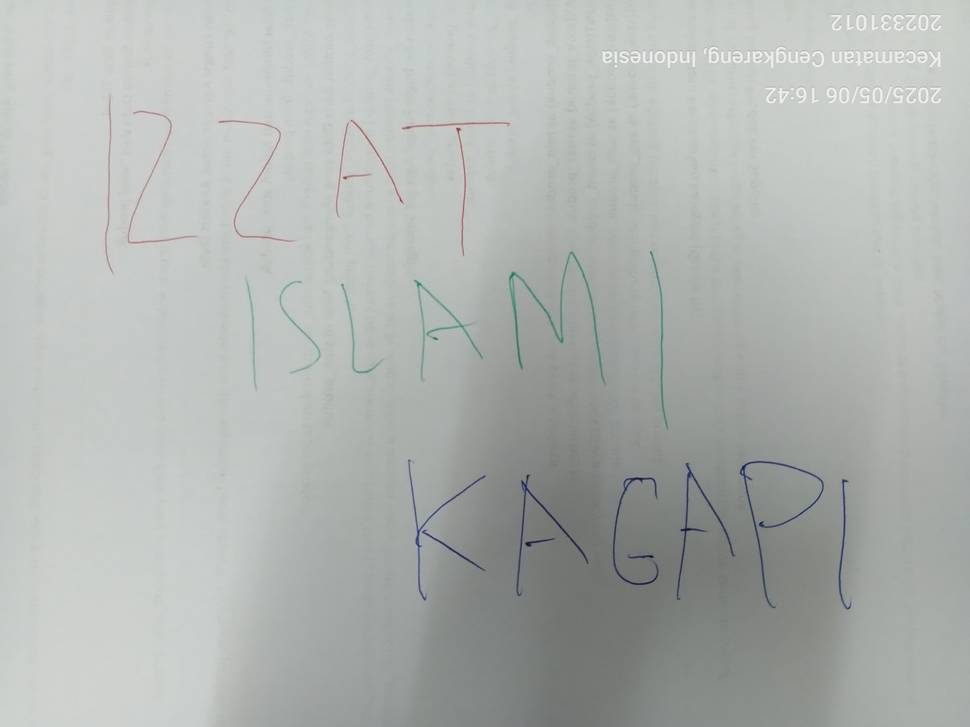
#> input picture UTS_202331012_A/asset/nama.jpg, 970 x 727 px, shrunk from 4064 x 3048 before the run
$ jupyter execute 'DETEKSI WARNA PADA CITRA.ipynb'
#> lines starting #> are read from the running program, lines starting #| are printed output that depends on the picture
## import library

[cell 1]
import cv2
import numpy as np
import matplotlib.pyplot as plt

## membaca gambar

[cell 2]
gambar = cv2.imread('asset/nama.jpg')
#> gambar is the input picture: shape (727, 970, 3); mean B, G, R 177.3, 180.2, 175.9

## citra asli

[cell 3]
gambar_rgb = cv2.cvtColor(gambar, cv2.COLOR_BGR2RGB)

colors = ('r', 'g', 'b')
channel_ids = (0, 1, 2)

plt.figure(figsize=(12, 5))

plt.subplot(1, 2, 1)
plt.imshow(gambar_rgb)
plt.title("Gambar Asli")
plt.axis('off')

plt.subplot(1, 2, 2)
for channel_id, color in zip(channel_ids, colors):
    histogram = cv2.calcHist([gambar], [channel_id], None, [256], [0, 256])
    plt.plot(histogram, color=color)
plt.title("Histogram RGB Gambar Asli")
plt.xlabel("Intensitas")
plt.ylabel("Jumlah Piksel")

plt.tight_layout()
plt.show()
#> figure, not shown here; panel 2: curve peaks at x = 200, y = 26933; panel 2: curve peaks at x = 205, y = 29883; panel 2: curve peaks at x = 197, y = 27927

## deteksi merah

[cell 4]
b, g, r = cv2.split(gambar)

merah_only = cv2.merge([np.zeros_like(b), np.zeros_like(g), r])
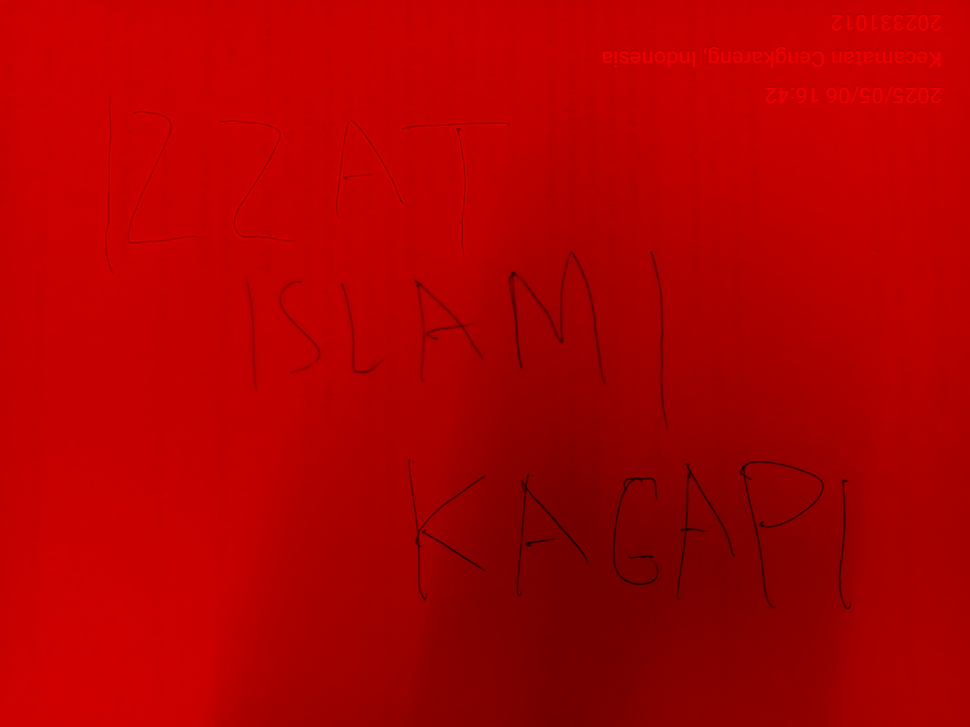
#> merah_only: shape (727, 970, 3); mean B, G, R 0, 0, 175.9

merah_gray = cv2.cvtColor(merah_only, cv2.COLOR_BGR2GRAY)
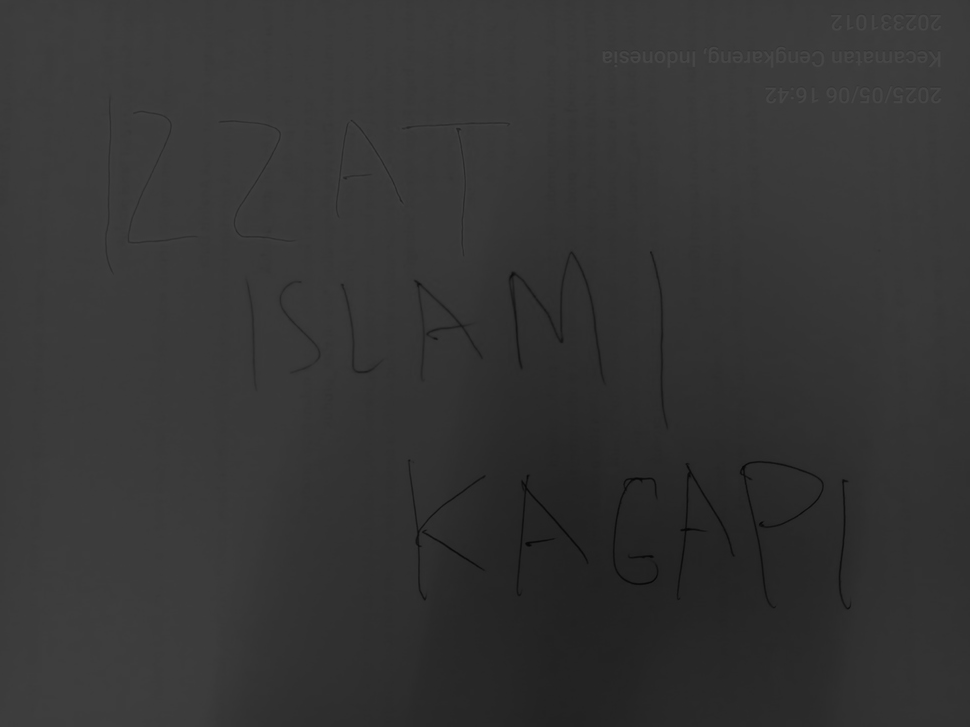
#> merah_gray: shape (727, 970); min 4, max 74, mean 52.6

plt.figure(figsize=(12, 5))

plt.subplot(1, 2, 1)
plt.imshow(merah_gray, cmap='gray')
plt.title("Deteksi Warna Merah")
plt.axis('off')

plt.subplot(1, 2, 2)
hist_merah = cv2.calcHist([merah_gray], [0], None, [256], [0, 256])
#> hist_merah = 256 values, max 90241 at index 60, min 0 at index 0, mean 2754.6
plt.plot(hist_merah, color='red')
plt.title("Histogram Deteksi Warna Merah")
plt.xlabel("Intensitas")
plt.ylabel("Jumlah Piksel")

plt.tight_layout()
plt.show()
#> figure, not shown here; panel 2: curve peaks at x = 60, y = 90241

## deteksi hijau

[cell 5]
b, g, r = cv2.split(gambar)

hijau_only = cv2.merge([np.zeros_like(b), g, np.zeros_like(r)])
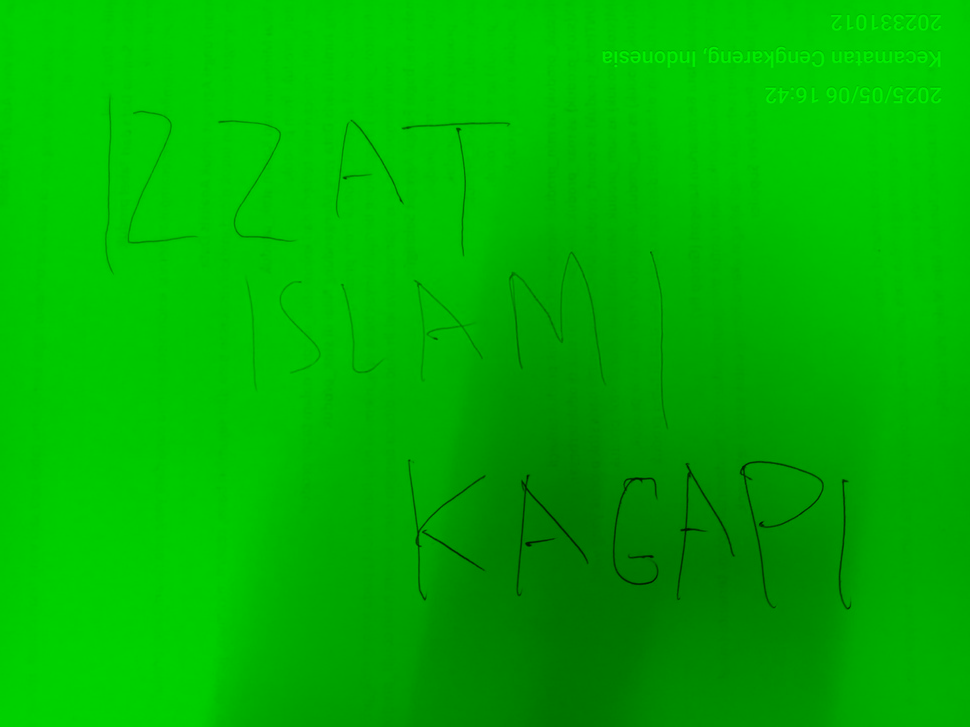
#> hijau_only: shape (727, 970, 3); mean B, G, R 0, 180.2, 0

hijau_gray = cv2.cvtColor(hijau_only, cv2.COLOR_BGR2GRAY)
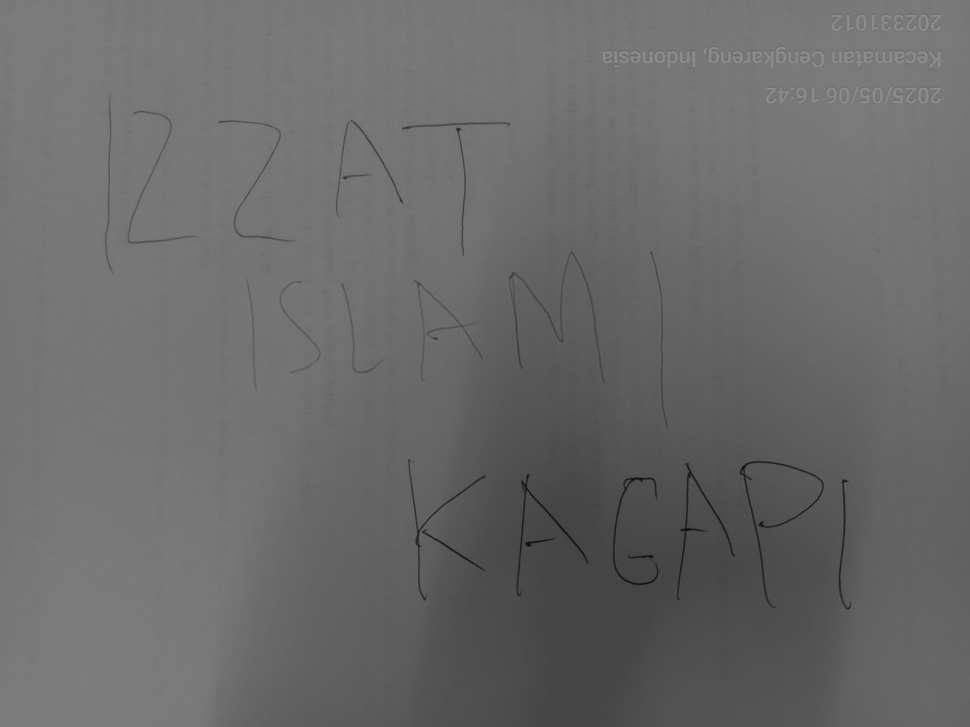
#> hijau_gray: shape (727, 970); min 10, max 147, mean 105.8

plt.figure(figsize=(12, 5))

plt.subplot(1, 2, 1)
plt.imshow(hijau_gray, cmap='gray')
plt.title("Deteksi Warna Hijau")
plt.axis('off')

plt.subplot(1, 2, 2)
hist_hijau = cv2.calcHist([hijau_gray], [0], None, [256], [0, 256])
#> hist_hijau = 256 values, max 58445 at index 120, min 0 at index 0, mean 2754.6
plt.plot(hist_hijau, color='green')
plt.title("Histogram Deteksi Warna Hijau")
plt.xlabel("Intensitas")
plt.ylabel("Jumlah Piksel")

plt.tight_layout()
plt.show()
#> figure, not shown here; panel 2: curve peaks at x = 120, y = 58445

## deteksi biru

[cell 6]
b, g, r = cv2.split(gambar)

biru_only = cv2.merge([b, np.zeros_like(g), np.zeros_like(r)])
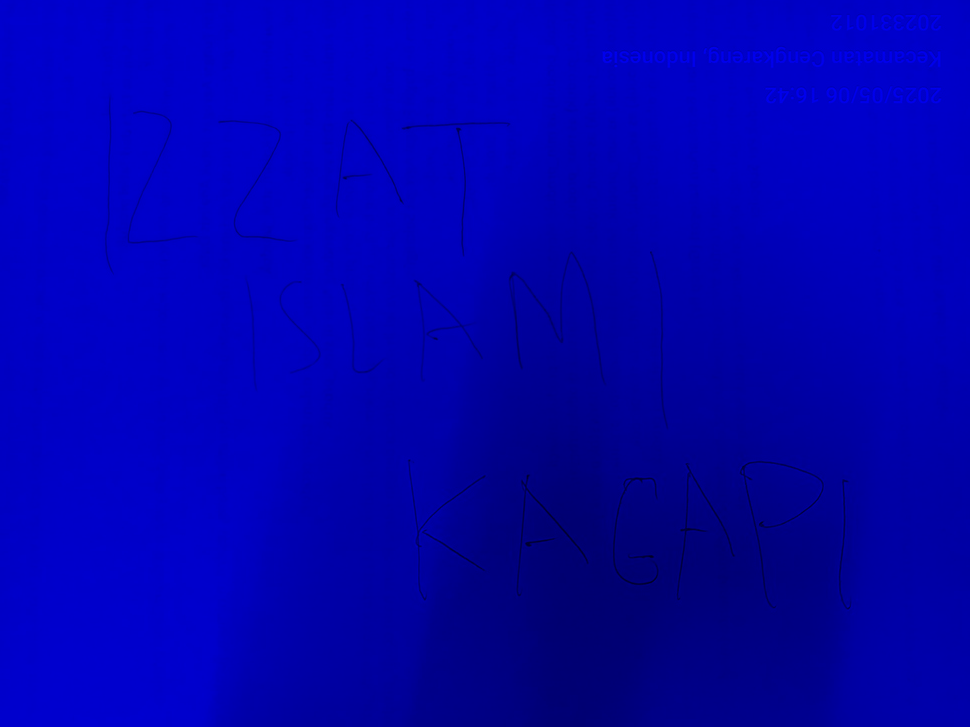
#> biru_only: shape (727, 970, 3); mean B, G, R 177.3, 0, 0

biru_gray = cv2.cvtColor(biru_only, cv2.COLOR_BGR2GRAY)
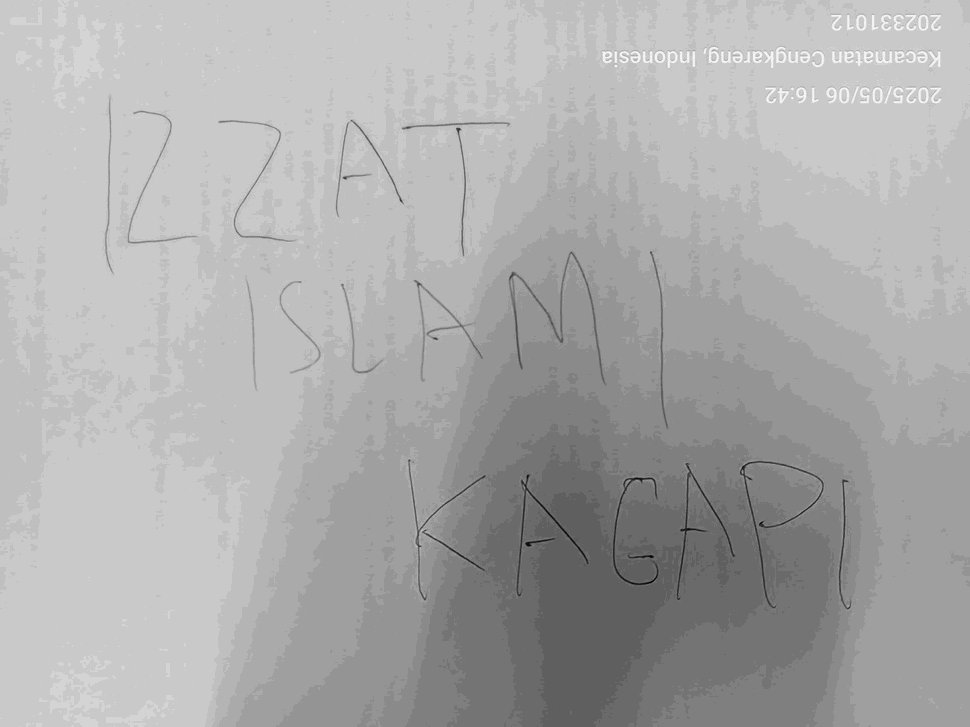
#> biru_gray: shape (727, 970); min 4, max 28, mean 20.2; drawn with min black and max white

plt.figure(figsize=(12, 5))

plt.subplot(1, 2, 1)
plt.imshow(biru_gray, cmap='gray')
plt.title("Deteksi Warna Biru")
plt.axis('off')

plt.subplot(1, 2, 2)
hist_biru = cv2.calcHist([biru_gray], [0], None, [256], [0, 256])
#> hist_biru = 256 values, max 215116 at index 23, min 0 at index 0, mean 2754.6
plt.plot(hist_biru, color='blue')
plt.title("Histogram Deteksi Warna Biru")
plt.xlabel("Intensitas")
plt.ylabel("Jumlah Piksel")

plt.tight_layout()
plt.show()
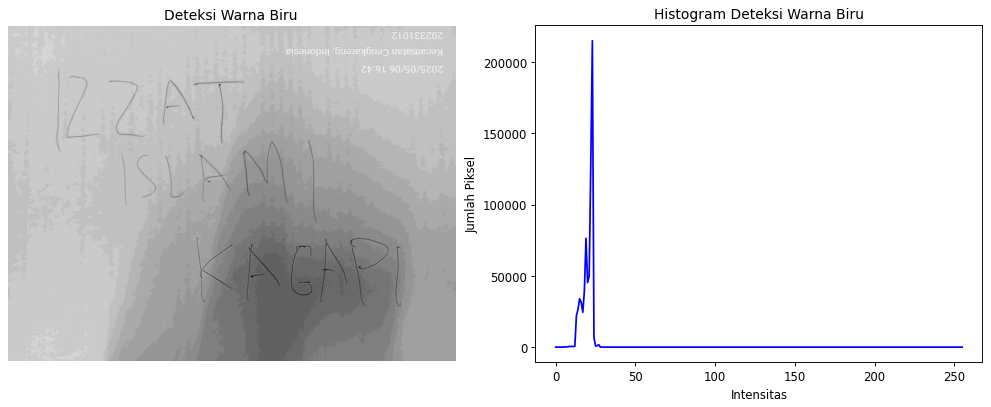
#> figure drawn by matplotlib, 2 panels; panel 2: curve peaks at x = 23, y = 215116
